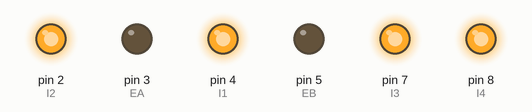
Recording of a sketch running on a simulated Arduino Uno, built with avr-gcc and run on an emulated ATmega328P. Shown: output pins drawn as LEDs (lit = HIGH).

Above: at 0.1 s.
At 3.9 s:
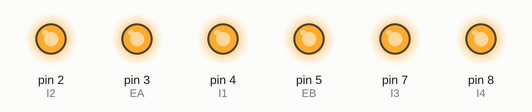
At 8.41 s:
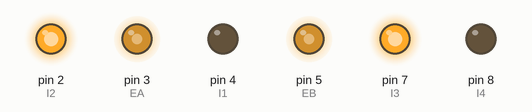
At 13.0 s:
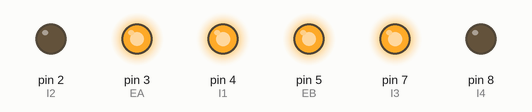
At 23.15 s:
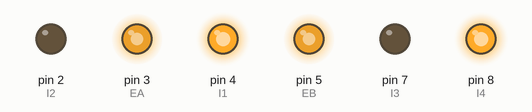
At 33.4 s:
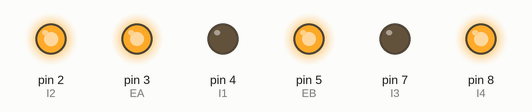
Timing chart, 0 to 40.0 s (numbered marks = the images above):
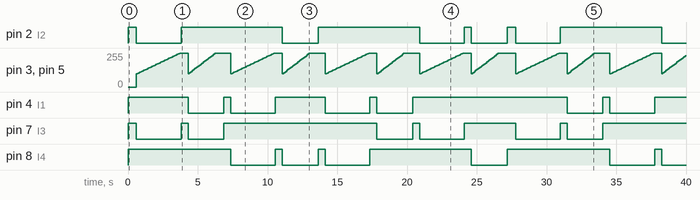

Measured:
- by itself, pin 2 (I2): HIGH → LOW at 0.60 s, → HIGH 3.2 s later, → LOW 7.3 s later, → HIGH 2.6 s later, … (11 changes in this stretch)
- by itself, pin 3 (EA), pin 5 (EB): moves between 100/255 and 255/255, repeating every 6.8 s
- by itself, pin 4 (I1): HIGH → LOW at 4.3 s, → HIGH 2.6 s later, → LOW 0.50 s later, → HIGH 3.2 s later, … (12 changes in this stretch)
- by itself, pin 7 (I3): HIGH → LOW at 0.60 s, → HIGH 3.2 s later, → LOW 0.50 s later, → HIGH 2.6 s later, … (12 changes in this stretch)
- by itself, pin 8 (I4): HIGH → LOW at 7.4 s, → HIGH 3.2 s later, → LOW 0.50 s later, → HIGH 2.6 s later, … (11 changes in this stretch)

The sketch:

BasicMotor203.ino
```cpp
int EA = 3;  // Black Wheel PWM pin (must be a PWM pin)
int I1 = 4;  //Light Grey                                                                                                                                                                                                                                           // Wheel direction digital pin 1
int I2 = 2;  // White
int EB = 5;  //Orange
int I3 = 7;  //Brown
int I4 = 8;  //Red
int time = 0;
int max_time = 10;  // Wheel direction digital pin 2

void setup() {
  // Configure digital pins for output
  pinMode(EA, OUTPUT);
  pinMode(I1, OUTPUT);
  pinMode(I2, OUTPUT);
  pinMode(EB, OUTPUT);
  pinMode(I3, OUTPUT);
  pinMode(I4, OUTPUT);
  stopmotor();
}

void loop() {

  delay(100);
  // Play with this code to write open loop commands to a wheel motor
  moveforward(1);


  turnright();

  movebackwards(1);

  turnleft();

  movebackwards(1);

  turnright();

  moveforward(1);

  turnleft();


  //stopmotor();
}

void movebackwards(int time) {
  int u;
  int start = 0;
  while (start < time) {
    for (u = 100; u <= 255; u += 5) {
      // Select a direction
      digitalWrite(I1, LOW);
      digitalWrite(I2, HIGH);
      digitalWrite(I3, HIGH);
      digitalWrite(I4, LOW);
      // PWM command to the motor driver
      analogWrite(EA, u);
      analogWrite(EB, u);
      // Brief delay (perhaps not necessary)
      delay(100);
    }
    start++;
  }
  stopmotor();
}

void moveforward(int time) {
  int u;
  int start = 0;
  while (start < time) {
    for (u = 100; u <= 255; u += 5) {
      // Select a direction
      digitalWrite(I1, HIGH);
      digitalWrite(I2, LOW);
      digitalWrite(I3, LOW);
      digitalWrite(I4, HIGH);
      // PWM command to the motor driver
      analogWrite(EA, u);
      analogWrite(EB, u);
      // Brief delay (perhaps not necessary)
      delay(100);
    }
    start++;
  }
  stopmotor();
}

void turnright() {
  for (int v = 100; v <= 255; v += 8) {
    // Select a direction
    digitalWrite(I1, LOW);
    digitalWrite(I2, HIGH);
    digitalWrite(I3, LOW);
    digitalWrite(I4, HIGH);
    // PWM command to the motor driver
    analogWrite(EA, v);
    analogWrite(EB, v);
    // Brief delay (perhaps not necessary)
    delay(100);
  }
  delay(560);
  stopmotor();
}

void turnleft() {
  for (int v = 100; v <= 255; v += 8) {
    // Select a direction
    digitalWrite(I1, HIGH);
    digitalWrite(I2, LOW);
    digitalWrite(I3, HIGH);
    digitalWrite(I4, LOW);
    // PWM command to the motor driver
    analogWrite(EA, v);
    analogWrite(EB, v);
    // Brief delay (perhaps not necessary)
    delay(100);
  }
  delay(580);
  stopmotor();
}

void stopmotor() {
  digitalWrite(I1, HIGH);
  digitalWrite(I2, HIGH);
  digitalWrite(I3, HIGH);
  digitalWrite(I4, HIGH);
  delay(500);
}
```
